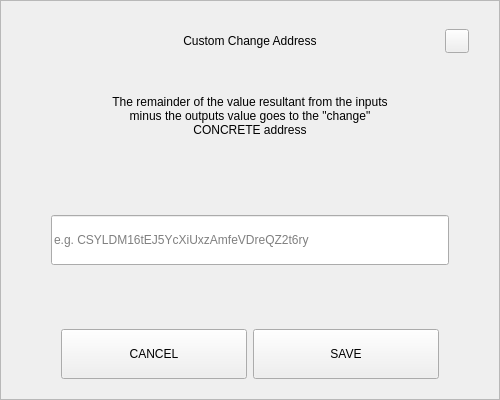
<?xml version="1.0" encoding="UTF-8"?>
<ui version="4.0">
 <class>SendChangeAddressDialog</class>
 <widget class="QDialog" name="SendChangeAddressDialog">
  <property name="geometry">
   <rect>
    <x>0</x>
    <y>0</y>
    <width>500</width>
    <height>400</height>
   </rect>
  </property>
  <property name="windowTitle">
   <string>Dialog</string>
  </property>
  <layout class="QVBoxLayout" name="verticalLayout">
   <property name="spacing">
    <number>0</number>
   </property>
   <property name="leftMargin">
    <number>0</number>
   </property>
   <property name="topMargin">
    <number>0</number>
   </property>
   <property name="rightMargin">
    <number>0</number>
   </property>
   <property name="bottomMargin">
    <number>0</number>
   </property>
   <item>
    <widget class="QFrame" name="frame">
     <property name="styleSheet">
      <string notr="true"/>
     </property>
     <property name="frameShape">
      <enum>QFrame::StyledPanel</enum>
     </property>
     <property name="frameShadow">
      <enum>QFrame::Raised</enum>
     </property>
     <layout class="QVBoxLayout" name="verticalLayout_2" stretch="0,0,0,0,0,0,0">
      <property name="spacing">
       <number>0</number>
      </property>
      <property name="leftMargin">
       <number>30</number>
      </property>
      <property name="topMargin">
       <number>20</number>
      </property>
      <property name="rightMargin">
       <number>30</number>
      </property>
      <property name="bottomMargin">
       <number>20</number>
      </property>
      <item>
       <layout class="QHBoxLayout" name="horizontalLayout_3">
        <property name="spacing">
         <number>0</number>
        </property>
        <item>
         <spacer name="horizontalSpacer_2">
          <property name="orientation">
           <enum>Qt::Horizontal</enum>
          </property>
          <property name="sizeHint" stdset="0">
           <size>
            <width>40</width>
            <height>20</height>
           </size>
          </property>
         </spacer>
        </item>
        <item>
         <widget class="QLabel" name="labelTitle">
          <property name="minimumSize">
           <size>
            <width>0</width>
            <height>40</height>
           </size>
          </property>
          <property name="maximumSize">
           <size>
            <width>16777215</width>
            <height>40</height>
           </size>
          </property>
          <property name="styleSheet">
           <string notr="true">padding-left:24px;</string>
          </property>
          <property name="text">
           <string>Custom Change Address</string>
          </property>
          <property name="alignment">
           <set>Qt::AlignCenter</set>
          </property>
          <property name="margin">
           <number>7</number>
          </property>
         </widget>
        </item>
        <item>
         <spacer name="horizontalSpacer">
          <property name="orientation">
           <enum>Qt::Horizontal</enum>
          </property>
          <property name="sizeHint" stdset="0">
           <size>
            <width>40</width>
            <height>20</height>
           </size>
          </property>
         </spacer>
        </item>
        <item>
         <widget class="QPushButton" name="btnEsc">
          <property name="minimumSize">
           <size>
            <width>24</width>
            <height>24</height>
           </size>
          </property>
          <property name="maximumSize">
           <size>
            <width>24</width>
            <height>24</height>
           </size>
          </property>
          <property name="focusPolicy">
           <enum>Qt::NoFocus</enum>
          </property>
          <property name="text">
           <string/>
          </property>
         </widget>
        </item>
       </layout>
      </item>
      <item>
       <spacer name="verticalSpacer_2">
        <property name="orientation">
         <enum>Qt::Vertical</enum>
        </property>
        <property name="sizeType">
         <enum>QSizePolicy::Fixed</enum>
        </property>
        <property name="sizeHint" stdset="0">
         <size>
          <width>20</width>
          <height>20</height>
         </size>
        </property>
       </spacer>
      </item>
      <item alignment="Qt::AlignHCenter">
       <widget class="QLabel" name="labelMessage">
        <property name="minimumSize">
         <size>
          <width>0</width>
          <height>70</height>
         </size>
        </property>
        <property name="text">
         <string>The remainder of the value resultant from the inputs minus the outputs value goes to the &quot;change&quot; CONCRETE address</string>
        </property>
        <property name="alignment">
         <set>Qt::AlignCenter</set>
        </property>
        <property name="wordWrap">
         <bool>true</bool>
        </property>
       </widget>
      </item>
      <item>
       <spacer name="verticalSpacer_3">
        <property name="orientation">
         <enum>Qt::Vertical</enum>
        </property>
        <property name="sizeHint" stdset="0">
         <size>
          <width>20</width>
          <height>40</height>
         </size>
        </property>
       </spacer>
      </item>
      <item>
       <layout class="QHBoxLayout" name="horizontalLayout_2">
        <property name="spacing">
         <number>0</number>
        </property>
        <property name="leftMargin">
         <number>20</number>
        </property>
        <property name="rightMargin">
         <number>20</number>
        </property>
        <item>
         <widget class="QLineEdit" name="lineEditAddress">
          <property name="minimumSize">
           <size>
            <width>0</width>
            <height>50</height>
           </size>
          </property>
          <property name="placeholderText">
           <string notr="true">e.g. CSYLDM16tEJ5YcXiUxzAmfeVDreQZ2t6ry</string>
          </property>
         </widget>
        </item>
       </layout>
      </item>
      <item>
       <spacer name="verticalSpacer">
        <property name="orientation">
         <enum>Qt::Vertical</enum>
        </property>
        <property name="sizeHint" stdset="0">
         <size>
          <width>20</width>
          <height>40</height>
         </size>
        </property>
       </spacer>
      </item>
      <item>
       <layout class="QHBoxLayout" name="horizontalLayout" stretch="2,2">
        <property name="spacing">
         <number>6</number>
        </property>
        <property name="leftMargin">
         <number>30</number>
        </property>
        <property name="rightMargin">
         <number>30</number>
        </property>
        <item>
         <widget class="QPushButton" name="btnCancel">
          <property name="minimumSize">
           <size>
            <width>180</width>
            <height>50</height>
           </size>
          </property>
          <property name="focusPolicy">
           <enum>Qt::NoFocus</enum>
          </property>
          <property name="text">
           <string>CANCEL</string>
          </property>
         </widget>
        </item>
        <item>
         <widget class="QPushButton" name="btnSave">
          <property name="minimumSize">
           <size>
            <width>180</width>
            <height>50</height>
           </size>
          </property>
          <property name="focusPolicy">
           <enum>Qt::NoFocus</enum>
          </property>
          <property name="text">
           <string>SAVE</string>
          </property>
         </widget>
        </item>
       </layout>
      </item>
     </layout>
    </widget>
   </item>
  </layout>
 </widget>
 <resources/>
 <connections/>
</ui>
